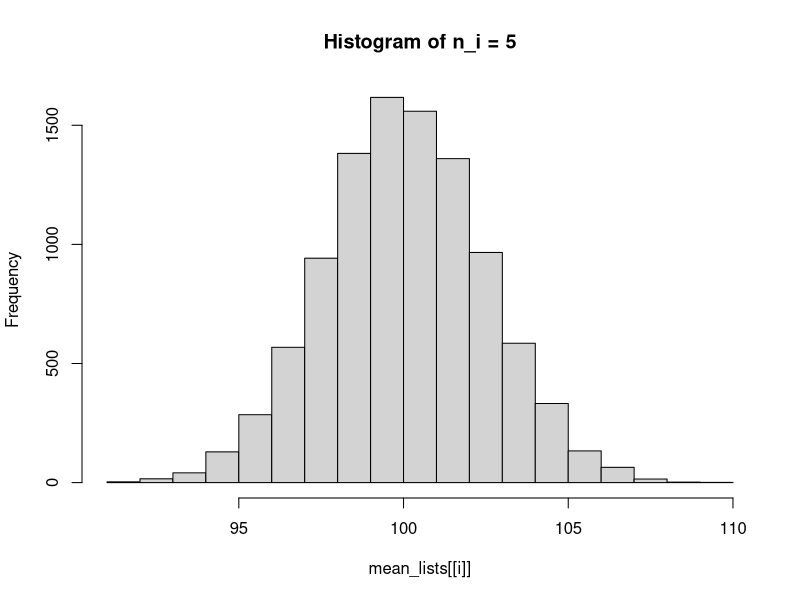
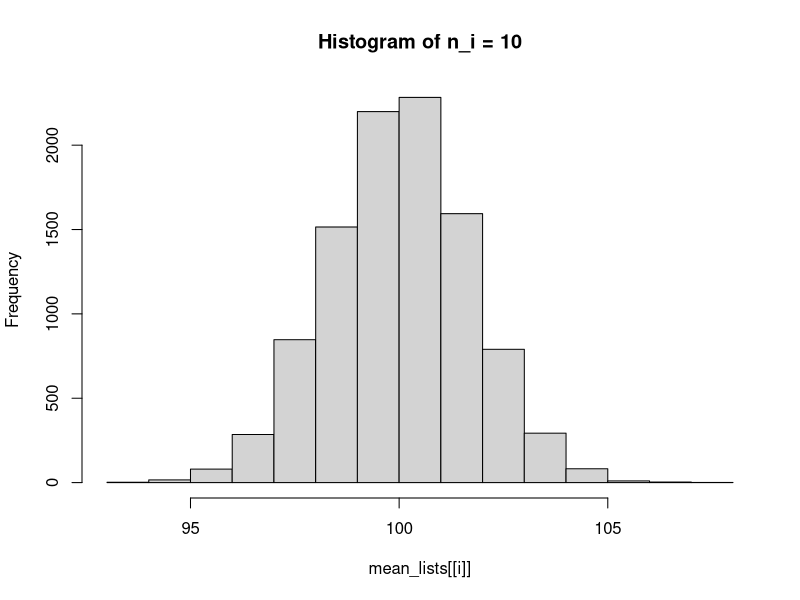
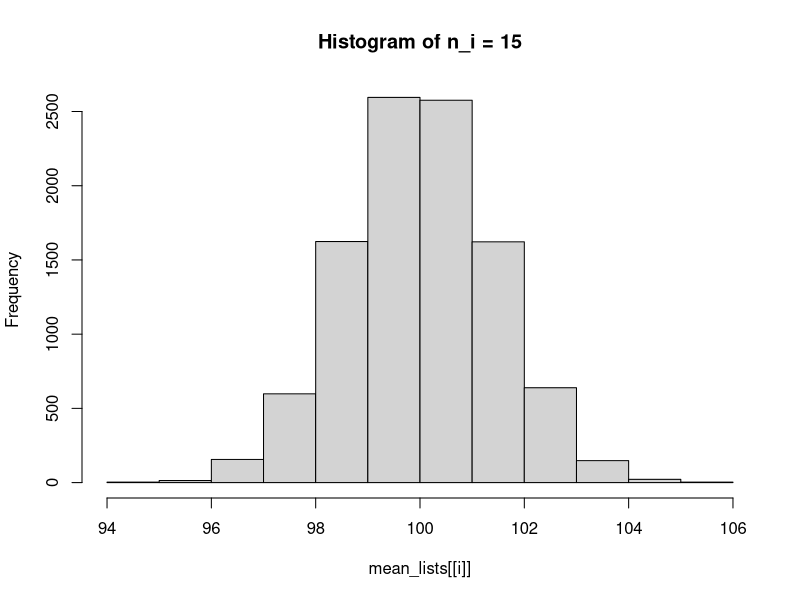
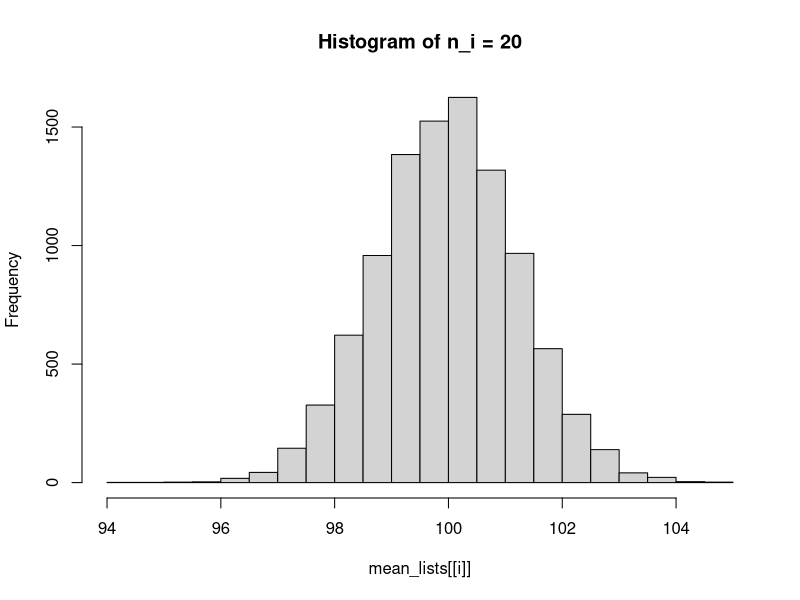
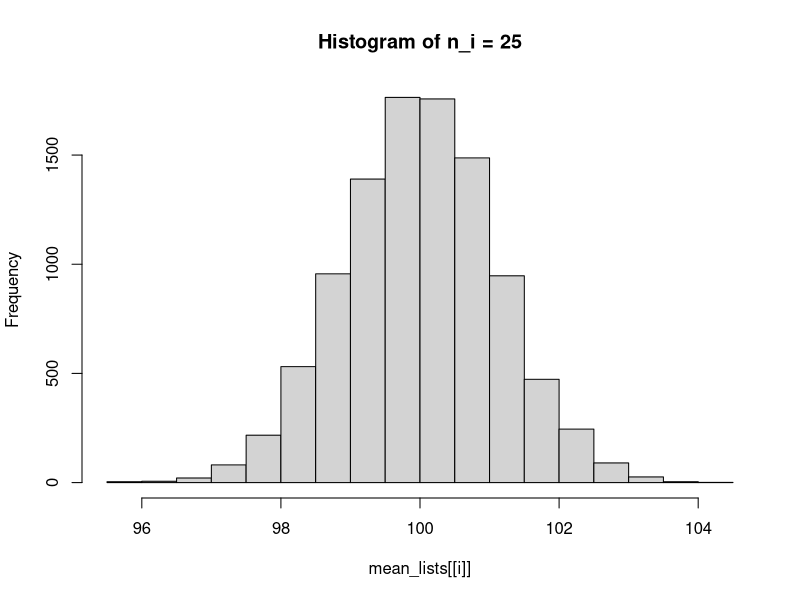
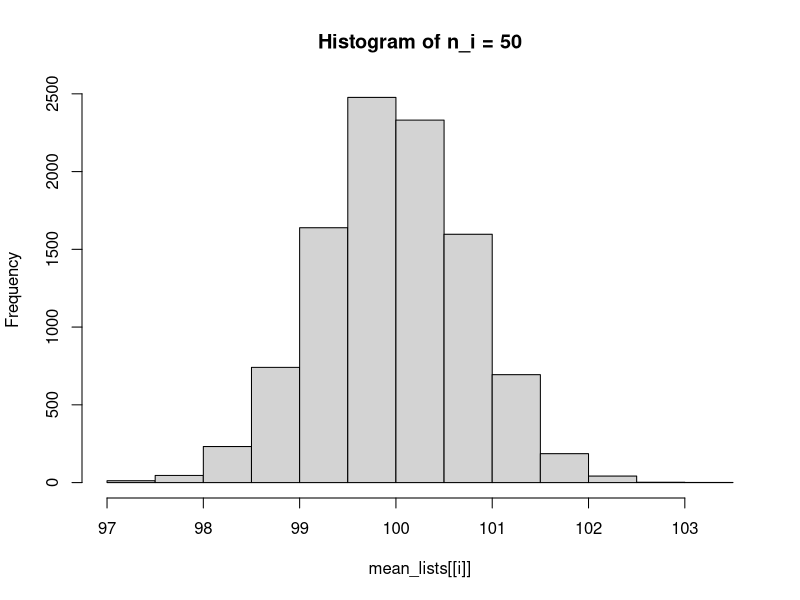
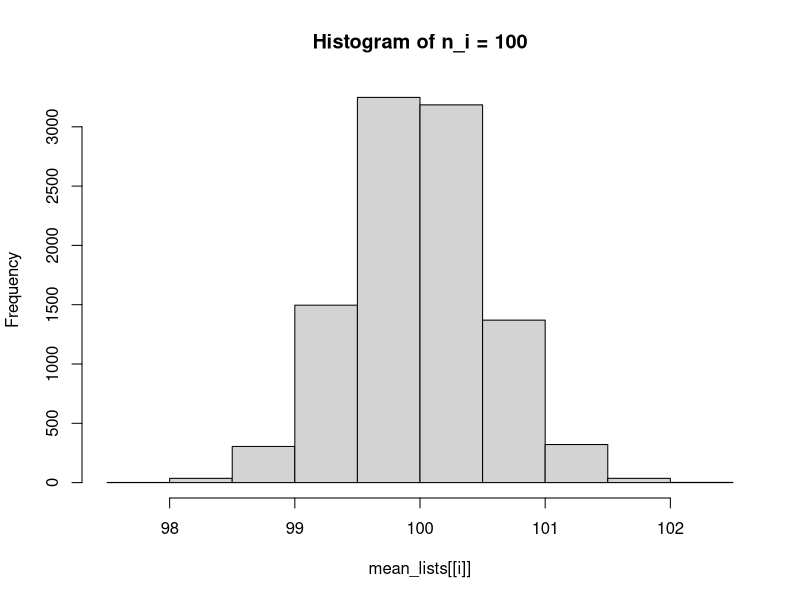
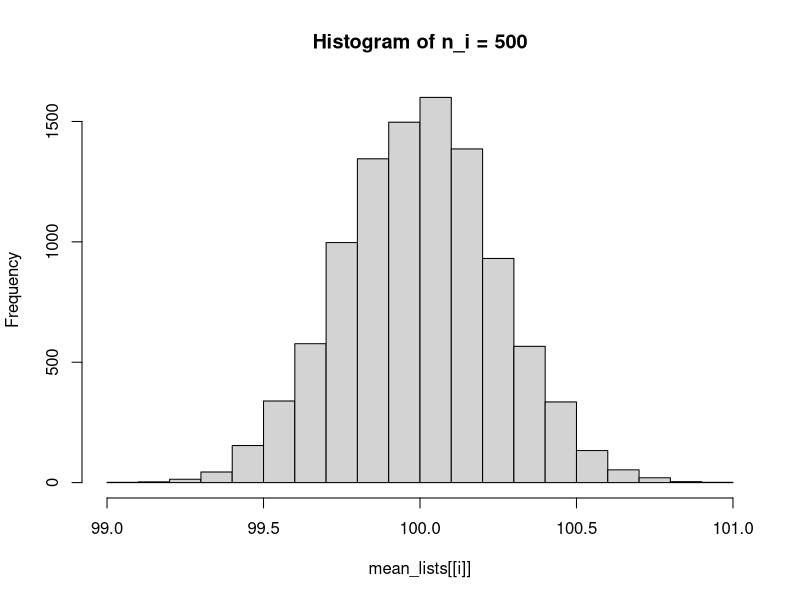

The R source for these figures, in order:
### A simple script to showcase how to call an Rscript using a shell SLURM Request. 

# Set up your directory calls from the shell script
setwd("/blue/soltis/millerjared/useful-code-depository/hypergator")
args = commandArgs(trailingOnly=TRUE)
data_dir <- args[1]
plot_dir <- args[2]

# data_dir <- "/blue/millerjared/useful-code-depository/hypergator/data/" # for reference purposes
# plot_dir <- "/blue/millerjared/useful-code-depository/hypergator/plots/" # for reference purposes

# Simulation experiment: Law of Large numbers: Increasing the sample size should get us closer to the theoretical sample mean of a population of samples

# Set our parameters
mew <- 100 # mean
variance <- 30 # sigma^2
sd <- sqrt(30) # sd is the sqrt of the variance 
n_i <- c(5,10, 15, 20, 25, 50,100, 500, 1000, 10000) # sample sizes



holding_v <- rep(NA, 10000) # create a null holding string
holding_list <- list() # create a holding list
for(i in 1:length(n_i)){ # outer loop, to go through the possible sample sizes of n_i
  holding_v <- vector("list", 10000)
  for(j in 1:10000){ # inner loop, to conduct the 10000 random samples for each n_i
    random_sample <- rnorm(n_i[i], mean = mew, sd = sd)# use our pdf_function
    holding_v[[j]] <- random_sample # store this within our holding vector
  }
  holding_list[[i]] <- holding_v # store this within our holding list 
}

print("finished sampling normal distribution and building holding list")

mean_lists <- list()
for(j in 1:length(n_i)){
  mean_storage <- rep(NA, 10000)
  for(i in 1:10000){
    extracted_samples <- holding_list[[j]][i]
    extracted_samples <- unlist(extracted_samples)
    mean_of_samples <- mean(extracted_samples)
    mean_storage[i] <- mean_of_samples
  } # end of inner loop
  mean_lists[[j]] <- mean_storage
} # end of outer loop 

print("finished constructing mean list")

# Extract these data and store
for(i in 1:length(mean_lists)){
write.csv(mean_lists[[i]], paste0(data_dir, "/mean-extraction-for-", n_i[[i]], ".csv"))
}

print("finished writing mean datasets")
# now Plot the histogram of the sampled means, for each of the n_i's 
for(i in 1:length(mean_lists)){
  png(filename=paste0(plot_dir,"/plot-with-", n_i[[i]], "-samples", ".png"), width = 600, height = 600)
  hist(mean_lists[[i]], main = paste0("Histogram of n_i = ", n_i[[i]]))

  dev.off()
  
}
print("finished plotting")

